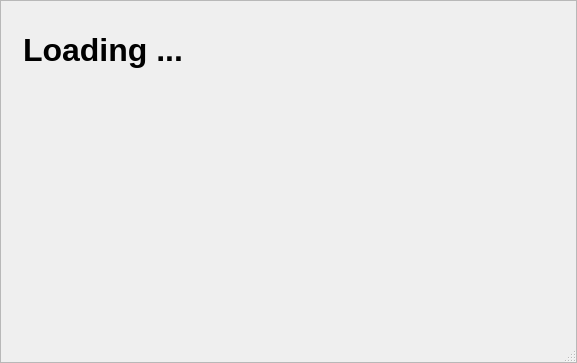
<?xml version="1.0" encoding="UTF-8"?>
<ui version="4.0">
 <class>loading_dlg</class>
 <widget class="QDialog" name="loading_dlg">
  <property name="windowModality">
   <enum>Qt::ApplicationModal</enum>
  </property>
  <property name="geometry">
   <rect>
    <x>0</x>
    <y>0</y>
    <width>577</width>
    <height>363</height>
   </rect>
  </property>
  <property name="windowTitle">
   <string>Loading Dialog</string>
  </property>
  <property name="autoFillBackground">
   <bool>true</bool>
  </property>
  <property name="styleSheet">
   <string notr="true"/>
  </property>
  <property name="sizeGripEnabled">
   <bool>true</bool>
  </property>
  <property name="modal">
   <bool>true</bool>
  </property>
  <layout class="QVBoxLayout" name="verticalLayout">
   <property name="spacing">
    <number>0</number>
   </property>
   <property name="leftMargin">
    <number>0</number>
   </property>
   <property name="topMargin">
    <number>0</number>
   </property>
   <property name="rightMargin">
    <number>0</number>
   </property>
   <property name="bottomMargin">
    <number>0</number>
   </property>
   <item>
    <widget class="QFrame" name="frame">
     <property name="frameShape">
      <enum>QFrame::StyledPanel</enum>
     </property>
     <property name="frameShadow">
      <enum>QFrame::Raised</enum>
     </property>
     <widget class="QLabel" name="text_lbl">
      <property name="geometry">
       <rect>
        <x>20</x>
        <y>30</y>
        <width>166</width>
        <height>39</height>
       </rect>
      </property>
      <property name="font">
       <font>
        <pointsize>24</pointsize>
        <weight>75</weight>
        <bold>true</bold>
       </font>
      </property>
      <property name="styleSheet">
       <string notr="true"/>
      </property>
      <property name="text">
       <string>Loading ...</string>
      </property>
      <property name="alignment">
       <set>Qt::AlignCenter</set>
      </property>
     </widget>
     <widget class="QLabel" name="image_lbl">
      <property name="geometry">
       <rect>
        <x>50</x>
        <y>10</y>
        <width>47</width>
        <height>16</height>
       </rect>
      </property>
      <property name="text">
       <string></string>
      </property>
     </widget>
    </widget>
   </item>
  </layout>
 </widget>
 <resources/>
 <connections/>
</ui>
